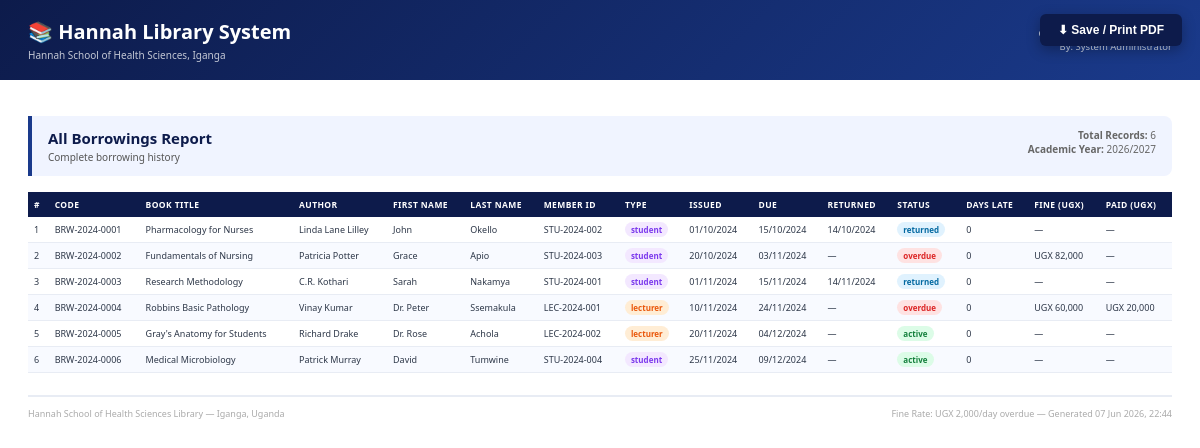
Screenshot of /api/reports.php (signed in) with the database file from the repository.
### tables this page shows
CREATE TABLE borrowings (
  id           INT AUTO_INCREMENT PRIMARY KEY,
  borrow_code  VARCHAR(30) UNIQUE NOT NULL,
  book_id      INT NOT NULL,
  member_id    INT NOT NULL,
  issue_date   DATE NOT NULL DEFAULT (CURRENT_DATE),
  due_date     DATE NOT NULL,
  return_date  DATE DEFAULT NULL,
  days_overdue INT DEFAULT 0,
  fine_per_day DECIMAL(8,2) DEFAULT 2000.00,
  fine_amount  DECIMAL(10,2) DEFAULT 0.00,
  fine_paid    ENUM('no','yes','partial') DEFAULT 'no',
  amount_paid  DECIMAL(10,2) DEFAULT 0.00,
  status       ENUM('active','returned','overdue','lost') DEFAULT 'active',
  notes        TEXT,
  issued_by    INT,
  returned_by  INT,
  created_at   TIMESTAMP DEFAULT CURRENT_TIMESTAMP,
  updated_at   TIMESTAMP DEFAULT CURRENT_TIMESTAMP ON UPDATE CURRENT_TIMESTAMP,
  FOREIGN KEY (book_id)   REFERENCES books(id)      ON DELETE RESTRICT,
  FOREIGN KEY (member_id) REFERENCES members(id)    ON DELETE RESTRICT,
  FOREIGN KEY (issued_by) REFERENCES librarians(id) ON DELETE SET NULL,
  FOREIGN KEY (returned_by) REFERENCES librarians(id) ON DELETE SET NULL
);

CREATE TABLE books (
  id               INT AUTO_INCREMENT PRIMARY KEY,
  title            VARCHAR(255) NOT NULL,
  author           VARCHAR(255) NOT NULL,
  isbn             VARCHAR(30) UNIQUE,
  category_id      INT,
  publisher        VARCHAR(255),
  publish_year     YEAR,
  edition          VARCHAR(50),
  total_copies     INT NOT NULL DEFAULT 1,
  available_copies INT NOT NULL DEFAULT 1,
  shelf_location   VARCHAR(50),
  description      TEXT,
  status           ENUM('available','unavailable','maintenance') DEFAULT 'available',
  created_at       TIMESTAMP DEFAULT CURRENT_TIMESTAMP,
  updated_at       TIMESTAMP DEFAULT CURRENT_TIMESTAMP ON UPDATE CURRENT_TIMESTAMP,
  FOREIGN KEY (category_id) REFERENCES categories(id) ON DELETE SET NULL
);

CREATE TABLE members (
  id                INT AUTO_INCREMENT PRIMARY KEY,
  member_id         VARCHAR(20) UNIQUE NOT NULL,
  first_name        VARCHAR(100) NOT NULL,
  last_name         VARCHAR(100) NOT NULL,
  email             VARCHAR(150) UNIQUE NOT NULL,
  phone             VARCHAR(20),
  address           TEXT,
  member_type       ENUM('student','lecturer','staff','researcher') DEFAULT 'student',
  gender            ENUM('male','female','other'),
  date_of_birth     DATE,
  registration_date DATE DEFAULT (CURRENT_DATE),
  expiry_date       DATE,
  status            ENUM('active','suspended','expired') DEFAULT 'active',
  created_at        TIMESTAMP DEFAULT CURRENT_TIMESTAMP,
  updated_at        TIMESTAMP DEFAULT CURRENT_TIMESTAMP ON UPDATE CURRENT_TIMESTAMP
);

### includes/config.php (called while the page is built, shortened)
<?php
function currentUser() {
    return [
        'id'        => $_SESSION['librarian_id'] ?? null,
        'username'  => $_SESSION['username']      ?? '',
        'full_name' => $_SESSION['full_name']     ?? '',
        'role'      => $_SESSION['role']          ?? '',
    ];
}
class Database {
    private static $instance = null;
    private $conn;
    private function __construct() {
        $this->conn = new mysqli(DB_HOST, DB_USER, DB_PASS, DB_NAME, DB_PORT);
        $this->conn->set_charset('utf8mb4');
    }
    public static function getInstance() {
        if (self::$instance === null) self::$instance = new self();
        return self::$instance;
    }
    public function query($sql, $params = [], $types = '') {
        if (empty($params)) {
            $result = $this->conn->query($sql);
            return $result;
        }
        $stmt = $this->conn->prepare($sql);
        $stmt->bind_param($types, ...$params);
        $stmt->execute();
        return $stmt->get_result();
    }
    public function execute($sql, $params = [], $types = '') {
        $stmt = $this->conn->prepare($sql);
        $stmt->bind_param($types, ...$params);
        $result = $stmt->execute();
        return ['success' => $result, 'insert_id' => $this->conn->insert_id, 'affected_rows' => $stmt->affected_rows];
    }
    public function fetchAll($sql, $params = [], $types = '') {
        $result = $this->query($sql, $params, $types);
        $rows = [];
        while ($row = $result->fetch_assoc()) $rows[] = $row;
        return $rows;
    }
}

### api/reports.php (the view, shortened to what this page needs)
<?php
require_once '../includes/config.php';
$db   = Database::getInstance();
$type = $_GET['type'] ?? 'borrowings';
$today = date('Y-m-d');
$db->execute("UPDATE borrowings SET status='overdue',days_overdue=DATEDIFF(?,due_date),fine_amount=DATEDIFF(?,due_date)*? WHERE status='active' AND due_date<?",[$today,$today,FINE_PER_DAY,$today],'ssds');
$db->execute("UPDATE borrowings SET days_overdue=DATEDIFF(?,due_date),fine_amount=DATEDIFF(?,due_date)*? WHERE status='overdue'",[$today,$today,FINE_PER_DAY],'ssd');
$user = currentUser();
switch($type) {
    case 'borrowings':
        $title = 'All Borrowings Report';
        $sub   = 'Complete borrowing history';
        $data  = $db->fetchAll("SELECT b.borrow_code,bk.title,bk.author,m.first_name,m.last_name,m.member_id as member_code,m.member_type,b.issue_date,b.due_date,b.return_date,b.status,b.days_overdue,b.fine_amount,b.amount_paid FROM borrowings b JOIN books bk ON b.book_id=bk.id JOIN members m ON b.member_id=m.id ORDER BY b.created_at DESC");
        $cols  = ['Code','Book Title','Author','First Name','Last Name','Member ID','Type','Issued','Due','Returned','Status','Days Late','Fine (UGX)','Paid (UGX)'];
        break;
}
$genDate = date('d M Y, H:i');
$total   = count($data);
ob_start(); ?>
<!DOCTYPE html>
<html lang="en">
<head>
</head>
<body>
<button class="print-btn no-print" onclick="window.print()">⬇ Save / Print PDF</button>
<div class="hdr">
  <div class="hdr-l"><h1>📚 Hannah Library System</h1><p><?=INSTITUTION?></p></div>
  <div class="hdr-r"><div>Generated: <?=$genDate?></div><div>By: <?=htmlspecialchars($user['full_name'])?></div></div>
</div>
<div class="page">
  <div class="meta">
    <div><h2><?=htmlspecialchars($title)?></h2><p><?=htmlspecialchars($sub)?></p></div>
    <div class="meta-r"><span><strong>Total Records:</strong> <?=$total?></span><br/><span><strong>Academic Year:</strong> <?=date('Y').'/'.(date('Y')+1)?></span></div>
  </div>
  <?php if($data): ?>
  <table>
    <thead><tr><th>#</th><?php foreach($cols as $c): ?><th><?=htmlspecialchars($c)?></th><?php endforeach; ?></tr></thead>
    <tbody>
    <?php foreach($data as $i=>$row): $vals=array_values($row); ?>
    <tr>
      <td><?=$i+1?></td>
      <?php foreach($vals as $ki=>$v): ?>
      <td><?php
        $col = strtolower($cols[$ki] ?? '');
        if(str_contains($col,'status')&&$v){echo "<span class='b-".htmlspecialchars($v)."'>".htmlspecialchars($v)."</span>";}
        elseif(str_contains($col,'type')&&$v){echo "<span class='b-".htmlspecialchars($v)."'>".htmlspecialchars($v)."</span>";}
        elseif(str_contains($col,'ugx')&&is_numeric($v)){echo $v>0?'UGX '.number_format($v):'—';}
        elseif((str_contains($col,'date')||str_contains($col,'issued')||str_contains($col,'due')||str_contains($col,'returned')||str_contains($col,'registered')||str_contains($col,'expires'))&&$v){echo date('d/m/Y',strtotime($v));}
        else{echo htmlspecialchars($v??'—');}
      ?></td>
      <?php endforeach; ?>
    </tr>
    <?php endforeach; ?>
    </tbody>
  </table>
  <?php else: ?>
  <div class="empty">No records found for this report.</div>
  <?php endif; ?>
  <div class="ftr">
    <span>Hannah School of Health Sciences Library — Iganga, Uganda</span>
    <span>Fine Rate: UGX <?=number_format(FINE_PER_DAY)?>/day overdue — Generated <?=$genDate?></span>
  </div>
</div>
</body></html>

### api/reports.php (style rules this page uses)
* { margin:0;padding:0;box-sizing:border-box }
body { font-family:'Segoe UI',Arial,sans-serif;font-size:11px;color:#1a1a2e;background:#fff }
.page { padding:20px 28px }
.hdr { background:linear-gradient(135deg,#0d1b4b,#1a3a8b);color:#fff;padding:18px 28px;display:flex;justify-content:space-between;align-items:center }
.hdr-l h1 { font-size:20px;font-weight:700 }
.hdr-l p { font-size:10px;opacity:.75;margin-top:3px }
.hdr-r { text-align:right;font-size:9.5px;opacity:.8 }
.meta { display:flex;justify-content:space-between;align-items:flex-start;margin:16px 0;padding:12px 16px;background:#f0f4ff;border-left:4px solid #1a3a8b;border-radius:0 8px 8px 0 }
.meta h2 { font-size:15px;font-weight:700;color:#0d1b4b }
.meta p { font-size:10px;color:#555;margin-top:2px }
.meta-r { text-align:right;font-size:10px;color:#666 }
table { width:100%;border-collapse:collapse;font-size:9px }
thead tr { background:#0d1b4b;color:#fff }
thead th { padding:7px 6px;text-align:left;font-weight:600;text-transform:uppercase;letter-spacing:.4px;font-size:8.5px;white-space:nowrap }
tbody tr:nth-child(even) { background:#f8faff }
tbody td { padding:6px 6px;border-bottom:1px solid #e8ecf4;color:#2d3748 }
.b-active { background:#dcfce7;color:#15803d;padding:2px 6px;border-radius:10px;font-size:8px;font-weight:700 }
.b-overdue { background:#fee2e2;color:#dc2626;padding:2px 6px;border-radius:10px;font-size:8px;font-weight:700 }
.b-returned { background:#e0f2fe;color:#0369a1;padding:2px 6px;border-radius:10px;font-size:8px;font-weight:700 }
.b-student { background:#f3e8ff;color:#7c3aed;padding:2px 6px;border-radius:10px;font-size:8px;font-weight:700 }
.b-lecturer { background:#ffedd5;color:#ea580c;padding:2px 6px;border-radius:10px;font-size:8px;font-weight:700 }
.ftr { margin-top:22px;padding-top:10px;border-top:2px solid #e8ecf4;display:flex;justify-content:space-between;font-size:9px;color:#aaa }
.print-btn { position:fixed;top:14px;right:18px;background:#0d1b4b;color:#fff;border:none;padding:9px 18px;border-radius:6px;cursor:pointer;font-size:12px;font-weight:600;z-index:999;box-shadow:0 4px 14px rgba(0,0,0,.3) }

### rows the page displays
borrowings: borrow_code "BRW-2024-0001", book.title "Pharmacology for Nurses", book.author "Linda Lane Lilley", member.first_name "John", member.last_name "Okello", member.member_id "STU-2024-002", member.member_type "student", issue_date "01/10/2024", due_date "15/10/2024", return_date "14/10/2024", status "returned", days_overdue "0"
borrowings: borrow_code "BRW-2024-0002", book.title "Fundamentals of Nursing", book.author "Patricia Potter", member.first_name "Grace", member.last_name "Apio", member.member_id "STU-2024-003", member.member_type "student", issue_date "20/10/2024", due_date "03/11/2024", return_date "—", status "overdue", days_overdue "0", fine_amount "82,000"
borrowings: borrow_code "BRW-2024-0003", book.title "Research Methodology", book.author "C.R. Kothari", member.first_name "Sarah", member.last_name "Nakamya", member.member_id "STU-2024-001", member.member_type "student", issue_date "01/11/2024", due_date "15/11/2024", return_date "14/11/2024", status "returned", days_overdue "0"
borrowings: borrow_code "BRW-2024-0004", book.title "Robbins Basic Pathology", book.author "Vinay Kumar", member.first_name "Dr. Peter", member.last_name "Ssemakula", member.member_id "LEC-2024-001", member.member_type "lecturer", issue_date "10/11/2024", due_date "24/11/2024", return_date "—", status "overdue", days_overdue "0", fine_amount "60,000", amount_paid "20,000"
borrowings: borrow_code "BRW-2024-0005", book.title "Gray's Anatomy for Students", book.author "Richard Drake", member.first_name "Dr. Rose", member.last_name "Achola", member.member_id "LEC-2024-002", member.member_type "lecturer", issue_date "20/11/2024", due_date "04/12/2024", return_date "—", status "active", days_overdue "0"
borrowings: borrow_code "BRW-2024-0006", book.title "Medical Microbiology", book.author "Patrick Murray", member.first_name "David", member.last_name "Tumwine", member.member_id "STU-2024-004", member.member_type "student", issue_date "25/11/2024", due_date "09/12/2024", return_date "—", status "active", days_overdue "0"

### other values shown
INSTITUTION "Hannah School of Health Sciences, Iganga"
$user['full_name'] "System Administrator"
$title "All Borrowings Report"
$sub "Complete borrowing history"
$total "6"
$c "CODE"
$c "BOOK TITLE"
$c "AUTHOR"
$c "FIRST NAME"
$c "LAST NAME"
$c "MEMBER ID"
$c "TYPE"
$c "ISSUED"
$c "DUE"
$c "RETURNED"
